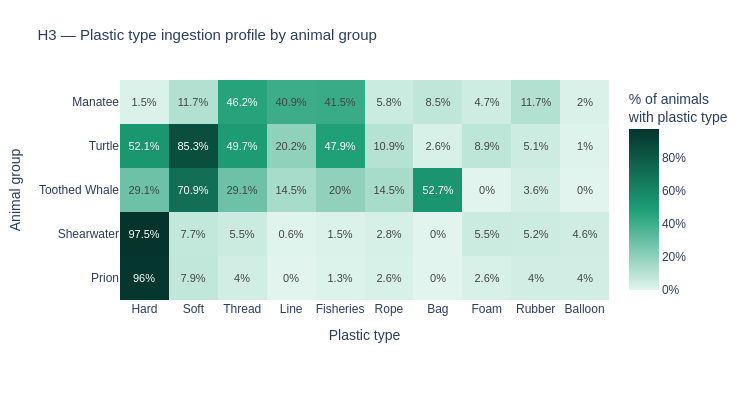

Source (notebook cell):
### Code cell
profile = build_plastic_profile(species)
fig_h3 = plot_plastic_heatmap(profile)
fig_h3.show()

### Figure 1 — Plotly figure (JSON) as saved in the notebook; plotly's stock layout.template omitted (floating-point values rounded to 4 significant figures)
{"data": [{"colorbar": {"ticksuffix": "%", "title": {"text": "% of animals<br>with plastic type"}}, "colorscale": [[0, "#E1F5EE"], [0.5, "#1D9E75"], [1, "#04342C"]], "hoverongaps": false, "text": [[96.0, 7.9, 4.0, 0.0, 1.3, 2.6, 0.0, 2.6, 4.0, 4.0], [97.5, 7.7, 5.5, 0.6, 1.5, 2.8, 0.0, 5.5, 5.2, 4.6], [29.1, 70.9, 29.1, 14.5, 20.0, 14.5, 52.7, 0.0, 3.6, 0.0], [52.1, 85.3, 49.7, 20.2, 47.9, 10.9, 2.6, 8.9, 5.1, 1.0], [1.5, 11.7, 46.2, 40.9, 41.5, 5.8, 8.5, 4.7, 11.7, 2.0]], "textfont": {"size": 11}, "texttemplate": "%{text}%", "type": "heatmap", "x": ["Hard", "Soft", "Thread", "Line", "Fisheries", "Rope", "Bag", "Foam", "Rubber", "Balloon"], "y": ["Prion", "Shearwater", "Toothed Whale", "Turtle", "Manatee"], "z": [[96.0, 7.9, 4.0, 0.0, 1.3, 2.6, 0.0, 2.6, 4.0, 4.0], [97.5, 7.7, 5.5, 0.6, 1.5, 2.8, 0.0, 5.5, 5.2, 4.6], [29.1, 70.9, 29.1, 14.5, 20.0, 14.5, 52.7, 0.0, 3.6, 0.0], [52.1, 85.3, 49.7, 20.2, 47.9, 10.9, 2.6, 8.9, 5.1, 1.0], [1.5, 11.7, 46.2, 40.9, 41.5, 5.8, 8.5, 4.7, 11.7, 2.0]]}], "layout": {"font": {"family": "sans-serif", "size": 12}, "height": 400, "margin": {"b": 100, "l": 120, "r": 40, "t": 80}, "paper_bgcolor": "white", "plot_bgcolor": "white", "title": {"font": {"size": 15}, "text": "H3 — Plastic type ingestion profile by animal group"}, "width": 750, "xaxis": {"side": "bottom", "title": {"text": "Plastic type"}}, "yaxis": {"title": {"text": "Animal group"}}}}
